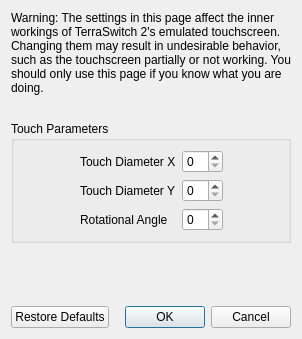
<?xml version="1.0" encoding="UTF-8"?>
<ui version="4.0">
 <class>ConfigureTouchscreenAdvanced</class>
 <widget class="QDialog" name="ConfigureTouchscreenAdvanced">
  <property name="geometry">
   <rect>
    <x>0</x>
    <y>0</y>
    <width>298</width>
    <height>339</height>
   </rect>
  </property>
  <property name="windowTitle">
   <string>Configure Touchscreen</string>
  </property>
  <layout class="QVBoxLayout" name="verticalLayout">
   <item>
    <widget class="QLabel" name="label_2">
     <property name="minimumSize">
      <size>
       <width>280</width>
       <height>0</height>
      </size>
     </property>
     <property name="text">
      <string>Warning: The settings in this page affect the inner workings of TerraSwitch 2's emulated touchscreen. Changing them may result in undesirable behavior, such as the touchscreen partially or not working. You should only use this page if you know what you are doing.</string>
     </property>
     <property name="wordWrap">
      <bool>true</bool>
     </property>
    </widget>
   </item>
   <item>
    <spacer name="verticalSpacer_2">
     <property name="orientation">
      <enum>Qt::Vertical</enum>
     </property>
     <property name="sizeType">
      <enum>QSizePolicy::Fixed</enum>
     </property>
     <property name="sizeHint" stdset="0">
      <size>
       <width>20</width>
       <height>20</height>
      </size>
     </property>
    </spacer>
   </item>
   <item>
    <widget class="QGroupBox" name="gridGroupBox">
     <property name="title">
      <string>Touch Parameters</string>
     </property>
     <layout class="QGridLayout" name="gridLayout">
      <item row="0" column="0">
       <spacer name="horizontalSpacer">
        <property name="orientation">
         <enum>Qt::Horizontal</enum>
        </property>
        <property name="sizeHint" stdset="0">
         <size>
          <width>40</width>
          <height>20</height>
         </size>
        </property>
       </spacer>
      </item>
      <item row="1" column="1">
       <widget class="QLabel" name="label_4">
        <property name="text">
         <string>Touch Diameter Y</string>
        </property>
       </widget>
      </item>
      <item row="0" column="3">
       <spacer name="horizontalSpacer_2">
        <property name="orientation">
         <enum>Qt::Horizontal</enum>
        </property>
        <property name="sizeHint" stdset="0">
         <size>
          <width>40</width>
          <height>20</height>
         </size>
        </property>
       </spacer>
      </item>
      <item row="0" column="1">
       <widget class="QLabel" name="label_3">
        <property name="text">
         <string>Touch Diameter X</string>
        </property>
       </widget>
      </item>
      <item row="2" column="1">
       <widget class="QLabel" name="label_5">
        <property name="text">
         <string>Rotational Angle</string>
        </property>
       </widget>
      </item>
      <item row="0" column="2">
       <widget class="QSpinBox" name="diameter_x_box"/>
      </item>
      <item row="1" column="2">
       <widget class="QSpinBox" name="diameter_y_box"/>
      </item>
      <item row="2" column="2">
       <widget class="QSpinBox" name="angle_box"/>
      </item>
     </layout>
    </widget>
   </item>
   <item>
    <spacer name="verticalSpacer">
     <property name="orientation">
      <enum>Qt::Vertical</enum>
     </property>
     <property name="sizeHint" stdset="0">
      <size>
       <width>20</width>
       <height>40</height>
      </size>
     </property>
    </spacer>
   </item>
   <item>
    <layout class="QHBoxLayout" name="horizontalLayout">
     <item>
      <widget class="QPushButton" name="restore_defaults_button">
       <property name="text">
        <string>Restore Defaults</string>
       </property>
      </widget>
     </item>
     <item>
      <widget class="QDialogButtonBox" name="buttonBox">
       <property name="standardButtons">
        <set>QDialogButtonBox::Cancel|QDialogButtonBox::Ok</set>
       </property>
      </widget>
     </item>
    </layout>
   </item>
  </layout>
 </widget>
 <resources/>
 <connections>
  <connection>
   <sender>buttonBox</sender>
   <signal>accepted()</signal>
   <receiver>ConfigureTouchscreenAdvanced</receiver>
   <slot>accept()</slot>
  </connection>
  <connection>
   <sender>buttonBox</sender>
   <signal>rejected()</signal>
   <receiver>ConfigureTouchscreenAdvanced</receiver>
   <slot>reject()</slot>
   </connection>
 </connections>
</ui>
